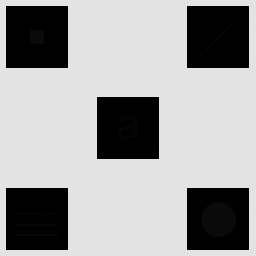
#> input picture Imagen_con_detalles_escondidos.tif, 256 x 256 px, given in place of examen_2.png, which was not available
$ python juana.py
#> lines starting #> are read from the running program, lines starting #| are printed output that depends on the picture; after the words box and inside, x2 and y2 are one past the last pixel; in counts of white or black regions, pixels touching at a corner belong together; pictures that were not available may be replaced by others from this repository, and a replacement may not be noted
# EJERCICIO 2
import cv2
import numpy as np
import os
import matplotlib.pyplot as plt
from matplotlib.patches import Rectangle

"""IDENTIFICA CADA CUADRADO Y LO GENERA COMO IMAGEN"""
# Función auxiliar para mostrar imágenes
def show_image(title, image, cmap='gray'):
    plt.figure(figsize=(10, 10))
    if cmap == 'gray':
        plt.imshow(image, cmap=cmap)
    else:
        plt.imshow(cv2.cvtColor(image, cv2.COLOR_BGR2RGB))
    plt.title(title)
    plt.axis('off')
    plt.show()

# Cargar la imagen del examen en escala de grises
image = cv2.imread('C:/Users/morena/Desktop/FACULTAD/PDI/examenes/examen_2.png', cv2.IMREAD_GRAYSCALE)
#> image is the input picture: shape (256, 256); min 0, max 228, mean 160.7

# Aplicar desenfoque para reducir ruido
blurred = cv2.GaussianBlur(image, (7, 7), 0)

# Detectar bordes con Canny
edges = cv2.Canny(blurred, threshold1=20, threshold2=80)
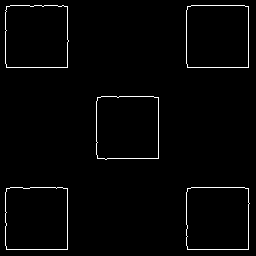
#> edges: shape (256, 256); 1.9% white in thin lines or dots

# Umbralizar la imagen usando Otsu y umbralización adaptativa
_, thresh_otsu = cv2.threshold(edges, 0, 255, cv2.THRESH_BINARY + cv2.THRESH_OTSU)
thresh_adaptive = cv2.adaptiveThreshold(edges, 255, cv2.ADAPTIVE_THRESH_GAUSSIAN_C, cv2.THRESH_BINARY_INV, 11, 2)
#> thresh_adaptive: shape (256, 256); 18.2% white; 5 white regions, box (x1, y1, x2, y2) and area: (181, 0, 254, 73) 2391, (181, 182, 254, 255) 2387, (91, 91, 164, 164) 2385, (0, 182, 73, 255) 2380, (0, 0, 73, 73) 2377

# Mostrar bordes y las imágenes umbralizadas
show_image('Bordes Detectados', edges)
show_image('Imagen Umbralizada Otsu', thresh_otsu)
show_image('Imagen Umbralizada Adaptativa', thresh_adaptive)

# Aplicar dilatación y erosión para resaltar los contornos
kernel = np.ones((3, 3), np.uint8)
dilated = cv2.dilate(thresh_adaptive, kernel, iterations=2)
#> dilated: shape (256, 256); 26.8% white; 5 white regions, box (x1, y1, x2, y2) and area: (89, 89, 166, 166) 3625, (179, 180, 256, 256) 3567, (179, 0, 256, 75) 3505, (0, 180, 75, 256) 3443, (0, 0, 75, 75) 3392
eroded = cv2.erode(dilated, kernel, iterations=1)
#> eroded: shape (256, 256); 23.8% white; 5 white regions

# Encontrar contornos
contours_otsu, _ = cv2.findContours(thresh_otsu, cv2.RETR_TREE, cv2.CHAIN_APPROX_SIMPLE)
#> contours_otsu = 10 contours; largest, box (x1, y1, x2, y2) and area: (186, 5, 249, 68) 3829, (96, 96, 159, 160) 3827, (186, 5, 249, 68) 3827, (186, 187, 250, 250) 3825, (96, 96, 159, 160) 3825
contours_adaptive, _ = cv2.findContours(eroded, cv2.RETR_EXTERNAL, cv2.CHAIN_APPROX_SIMPLE)
#> contours_adaptive = 5 contours; box (x1, y1, x2, y2) and area: (180, 181, 256, 256) 5455, (180, 0, 256, 74) 5403, (90, 90, 165, 165) 5391, (0, 181, 74, 256) 5338, (0, 0, 74, 74) 5291

# Definir un tamaño mínimo de celda para evitar falsos positivos
bounding_boxes = []

# Filtrar contornos para las bounding boxes usando Otsu PARA BOX
for contour in contours_otsu:
    x, y, w, h = cv2.boundingRect(contour)
    box = (x, y, w, h)
    if box not in bounding_boxes:
        if ((241 > w > 5) and (126 > h > 121) and ((y > 180) or (y < 70))) or (x == 324 and y == 307 and w == 242 and h == 124):
            aspect_ratio = w / float(h)
            if aspect_ratio > 3.5:  # Asumimos que el encabezado es mucho más ancho que alto
                bounding_boxes.insert(0, (x, y, w, h))  # Insertar encabezado primero
            else:
                bounding_boxes.append((x, y, w, h))
    else:
        continue
#> this loop made 10 passes
#> (x, y, w, h) on passes 1 to 10: (186, 187, 64, 63), (186, 187, 64, 63), (5, 187, 63, 63), (5, 187, 63, 63), (96, 96, 63, 64), (96, 96, 63, 64), (186, 5, 63, 63), (186, 5, 63, 63), (5, 5, 64, 63), (5, 5, 64, 63)
#> after the loop, bounding_boxes = []

# Filtrar contornos para las bounding boxes usando el método adaptativo PARA ENCABEZADO
for contour in contours_adaptive:
    x, y, w, h = cv2.boundingRect(contour)
    if 10 < h < 40:
        aspect_ratio = w / float(h)
        if aspect_ratio > 3.5:  # Asumimos que el encabezado es mucho más ancho que alto
            bounding_boxes.insert(0, (x, y, w, h))  # Insertar encabezado primero
        else:
            bounding_boxes.append((x, y, w, h))
#> this loop made 5 passes
#> (x, y, w, h) on passes 1 to 5: (180, 181, 76, 75), (0, 181, 74, 75), (90, 90, 75, 75), (180, 0, 76, 74), (0, 0, 74, 74)

# Ordenar las bounding boxes por posición (primero por eje X, luego por eje Y)
bounding_boxes = sorted(bounding_boxes, key=lambda box: (box[0], box[1]))
print(bounding_boxes)

# Crear un directorio para guardar las imágenes de las bounding boxes
output_dir = 'bounding_boxes_combined_MORUUU'
os.makedirs(output_dir, exist_ok=True)

# Mostrar las bounding boxes en la imagen original
image_with_boxes = cv2.cvtColor(image, cv2.COLOR_GRAY2BGR)
for idx, (x, y, w, h) in enumerate(bounding_boxes):
    cv2.rectangle(image_with_boxes, (x, y), (x+w, y+h), (0, 255, 0), 2)

    # Extraer la región de interés (ROI)
    roi = image[y:y+h, x:x+w]

    # Generar el nombre del archivo
    if idx == 0:
        # Si es el primero, llamarlo "encabezado"
        roi_filename = os.path.join(output_dir, 'encabezado.png')
    else:
        # Las siguientes imágenes se llamarán "pregunta1", "pregunta2", etc.
        roi_filename = os.path.join(output_dir, f'pregunta{idx}.png')

    # Guardar la imagen de la ROI
    cv2.imwrite(roi_filename, roi)
    print(f'Imagen guardada: {roi_filename}')
#> this loop made 0 passes

# Mostrar la imagen con las bounding boxes
show_image('Bounding Boxes Detectadas', image_with_boxes)
print(f'Total de bounding boxes detectadas: {len(bounding_boxes)}')
#| Total de bounding boxes detectadas: 0


"""IDENTIFICAR LETRAS Y VALIDAR ENCABEZADO"""
# --- Cargar la imagen del examen ---------------------------------------------
img = cv2.imread('C:/Users/morena/Desktop/FACULTAD/PDI/bounding_boxes_combined_MORUUU/encabezado.png', cv2.IMREAD_GRAYSCALE)
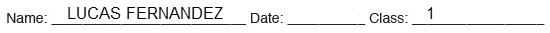
#> input picture bounding_boxes/encabezado.png, 550 x 33 px, found by its file name
#> img is the input picture: shape (33, 550); min 0, max 255, mean 237.9

# --- Preprocesamiento: Umbralización Adaptativa ------------------------------
img_bin = cv2.adaptiveThreshold(img, 255, cv2.ADAPTIVE_THRESH_GAUSSIAN_C, cv2.THRESH_BINARY_INV, 15, 3)
#> img_bin: shape (33, 550); 8.9% white in thin lines or dots, all inside (x1, y1, x2, y2) = (2, 7, 545, 32)

# Mostrar la imagen binarizada
plt.figure(), plt.imshow(img_bin, cmap='gray'), plt.title("Imagen Binarizada"), plt.show()

# --- Detección de renglones (filas con contenido) -----------------------------
img_row_zeros = img_bin.any(axis=1)
renglones_indxs = np.argwhere(np.diff(img_row_zeros))
#> renglones_indxs = [6, 22, 23, 24, 28, 31]
renglones_indxs[::2] += 1

# Filtro: renglones deben tener una altura mínima (ej. 10 píxeles)
min_renglon_height = 10
renglones = []
for i in range(0, len(renglones_indxs) - 1, 2):
    start, end = renglones_indxs[i][0], renglones_indxs[i + 1][0]
    if (end - start) >= min_renglon_height:
        renglones.append({"inicio": start, "fin": end, "img": img_bin[start:end, :]})
#> this loop made 3 passes
#> (start, end) on passes 1 to 2: (7, 22), (24, 24)
#> (i, start, end) on pass 3: (4, 29, 31)
#> after the loop, renglones = 1 item

print(len(renglones))
#| 1

# --- Detección de letras en las casillas detectadas ---------------------------
letras = []
for ir, renglon in enumerate(renglones):
    renglon_img = renglon["img"]

    # Detectar contornos dentro del renglón
    contours, _ = cv2.findContours(renglon_img, cv2.RETR_EXTERNAL, cv2.CHAIN_APPROX_SIMPLE)

    for contour in contours:
        x, y, w, h = cv2.boundingRect(contour)

        # Filtrar contornos muy pequeños que puedan ser ruido
        if w > 1 and h > 2:
            letra = {
                "renglón": ir + 1,
                "cord": [renglon["inicio"] + y, x, renglon["inicio"] + y + h, x + w],
                "info": (x, y, w, h),
            }
            letras.append(letra)
#> this loop made 1 pass
#> ir on pass 1: 0
#> after the loop, letras = 29 items

letras = sorted(letras, key=lambda letra: letra['info'][0])
print(letras)
#> (printed output is left out)
print(len(letras))
#| 29

name = []
date = []
clase = []

for letra in letras:
    if 50 < letra['info'][0] < 245:
        name.append(letra)
    elif 290 < letra['info'][0] < 364:
        date.append(letra)
    elif 411 < letra['info'][0] < 542:
        clase.append(letra)
#> this loop made 29 passes
#> after the loop, clase = 1 item; date = []; name = 14 items

print(len(name))
#| 14
print(len(date))
#| 0
print(len(clase))
#| 1

# --- Función para contar palabras en el nombre -------------------------------
def contar_palabras(name):
    palabras = 1  # Comenzamos con una palabra
    for i in range(1, len(name)):
        espacio = name[i]['info'][0] - name[i - 1]['info'][0]
        if espacio > 13:
            palabras += 1
    return palabras

# --- Validación del encabezado ------------------------------------------------
def validar_encabezado(name, date, clase):
    if len(name) <= 25 and contar_palabras(name) == 2:
        print("nombre BIEN")
    else:
        print("nombre MAL")

    if len(date) == 8:
        print("date BIEN")
    else:
        print("date MAL")

    if len(clase) == 1:
        print("class BIEN")
    else:
        print("class MAL")

# --- Visualización de las casillas detectadas en la imagen completa -----------
plt.figure(), plt.imshow(img, cmap='gray')
for l in letras:
    yi, xi, yf, xf = l["cord"]
    rect = Rectangle((xi, yi), xf - xi, yf - yi, linewidth=1, edgecolor='b', facecolor='none')
    plt.gca().add_patch(rect)
#> this loop made 29 passes
#> (yi, xi, yf, xf) on passes 1 to 12: (13, 7, 22, 16), (15, 17, 22, 23), (15, 25, 22, 35), (15, 36, 22, 43), (7, 68, 19, 76), (7, 77, 19, 86), (7, 88, 19, 98), (7, 99, 19, 110), (7, 111, 19, 121), (7, 127, 19, 135), (7, 137, 19, 147), (7, 148, 19, 158)

plt.title("Casillas Detectadas")
plt.show()
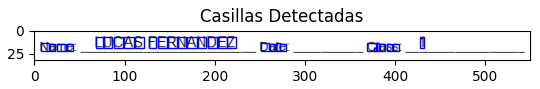
#> figure drawn by matplotlib, 1 panel

validar_encabezado(name, date, clase)
#> the loop in contar_palabras, `for i in range(1, len(name)):` made 13 passes
#> (espacio, palabras) on pass 5: (16, 2)
#> espacio on passes 1, 2, 3, 4, 6, 7: 9, 11, 11, 12, 10, 11
#> after the loop in contar_palabras, `for i in range(1, len(name)):`: palabras = 2


"""AGARRA TODOS LOS EXAMENES, GENERA LAS IMAGENES Y DETECTA LETRAS DE ENCABEZADO""" #1 y 5 no funcionan
# Función auxiliar para mostrar imágenes
def show_image(title, image, cmap='gray'):
    plt.figure(figsize=(10, 10))
    plt.imshow(image, cmap=cmap)
    plt.title(title)
    plt.axis('off')
    plt.show()

# Función para procesar un examen
def process_exam(exam_file, output_dir):
    # Cargar la imagen del examen en escala de grises
#> called with output_dir = 'IMAGENES_POR_EXAMEN/examen_1_output'
    image = cv2.imread(exam_file, cv2.IMREAD_GRAYSCALE)
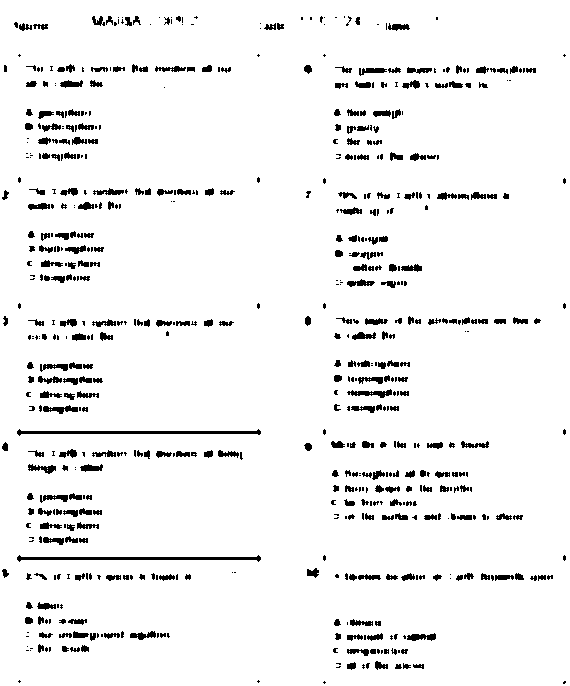
#> input picture imagen_procesada.png, 570 x 686 px, given in place of examen_1.png, which was not available
#> image: shape (686, 570); 94.5% white; 622 black regions (293 under 20 px), largest, box (x1, y1, x2, y2) and area: (17, 555, 261, 562) 748, (17, 429, 261, 436) 746, (347, 389, 392, 398) 198

    # Aplicar desenfoque para reducir ruido
    blurred = cv2.GaussianBlur(image, (7, 7), 0)
#> blurred: shape (686, 570)

    # Detectar bordes con Canny
    edges = cv2.Canny(blurred, threshold1=20, threshold2=80)
#> edges: shape (686, 570); 3.6% white in thin lines or dots

    # Umbralizar la imagen usando Otsu
    _, thresh_otsu = cv2.threshold(edges, 0, 255, cv2.THRESH_BINARY + cv2.THRESH_OTSU)
    thresh_adaptive = cv2.adaptiveThreshold(edges, 255, cv2.ADAPTIVE_THRESH_GAUSSIAN_C,
                                            cv2.THRESH_BINARY_INV, 11, 2)
#> thresh_adaptive: shape (686, 570); 23.3% white; 122 white regions (52 under 20 px), largest, box (x1, y1, x2, y2) and area: (326, 465, 528, 525) 7117, (330, 61, 541, 94) 4705, (12, 173, 239, 215) 4130

    # Aplicar dilatación y erosión para resaltar los contornos
    kernel = np.ones((3, 3), np.uint8)
    dilated = cv2.dilate(thresh_adaptive, kernel, iterations=2)
#> dilated: shape (686, 570); 34.1% white; 40 white regions, largest, box (x1, y1, x2, y2) and area: (0, 486, 268, 588) 13619, (0, 423, 268, 481) 10914, (324, 463, 530, 527) 9894
    eroded = cv2.erode(dilated, kernel, iterations=1)
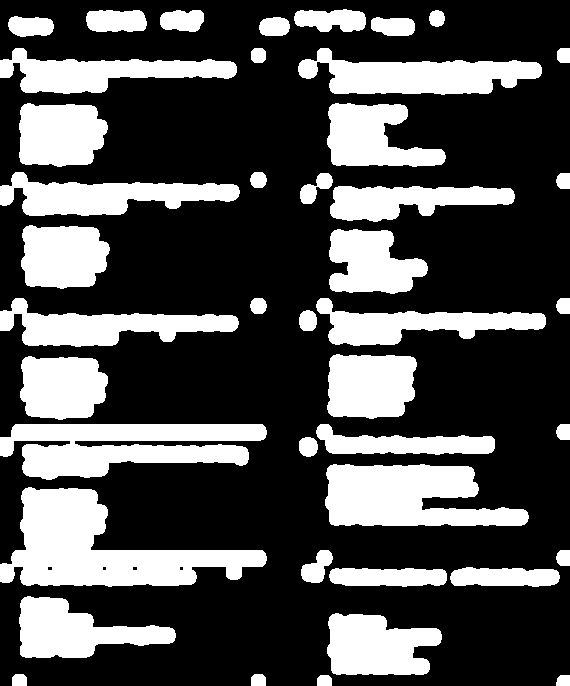
#> eroded: shape (686, 570); 30.8% white; 43 white regions

    # Encontrar contornos
    contours_otsu, _ = cv2.findContours(thresh_otsu, cv2.RETR_TREE, cv2.CHAIN_APPROX_SIMPLE)
#> contours_otsu = 728 contours, 294 with area under 20; largest, box (x1, y1, x2, y2) and area: (17, 555, 261, 562) 976, (17, 429, 261, 436) 975, (17, 556, 261, 561) 970, (17, 430, 261, 435) 970, (58, 631, 125, 641) 302
    contours_adaptive, _ = cv2.findContours(eroded, cv2.RETR_EXTERNAL, cv2.CHAIN_APPROX_SIMPLE)
#> contours_adaptive = 43 contours; largest, box (x1, y1, x2, y2) and area: (0, 487, 267, 587) 12362, (0, 424, 267, 480) 9220, (325, 464, 529, 526) 8880, (298, 48, 542, 95) 6389, (0, 172, 240, 216) 5500

    # Definir un tamaño mínimo de celda para evitar falsos positivos
    min_width, min_height = 10, 15
    bounding_boxes = []

    # Filtrar contornos para las bounding boxes usando Otsu PARA BOX
    for contour in contours_otsu:
        x, y, w, h = cv2.boundingRect(contour)
        box = (x, y, w, h)
        if box not in bounding_boxes:
            if ((241 > w > 5) and (126 > h > 121) and ((y > 180) or (y < 70))) or (x == 324 and y == 307 and w == 242 and h == 124):
                aspect_ratio = w / float(h)
                if aspect_ratio > 3.5:  # Asumimos que el encabezado es mucho más ancho que alto
                    bounding_boxes.insert(0, (x, y, w, h))  # Insertar encabezado primero
                else:
                    bounding_boxes.append((x, y, w, h))
        else:
            continue
#> this loop made 728 passes
#> (x, y, w, h) on passes 1, 3, 4: (562, 680, 5, 6), (322, 680, 5, 5), (322, 680, 5, 4)
#> after the loop, bounding_boxes = []

    # Filtrar contornos para las bounding boxes usando el método adaptativo PARA ENCABEZADO
    for contour in contours_adaptive:
        x, y, w, h = cv2.boundingRect(contour)
        if 10 < h < 40:
            aspect_ratio = w / float(h)
            if aspect_ratio > 3.5:  # Asumimos que el encabezado es mucho más ancho que alto
                bounding_boxes.insert(0, (x, y, w, h))  # Insertar encabezado primero
            else:
                bounding_boxes.append((x, y, w, h))
#> this loop made 43 passes
#> (x, y, w, h, aspect_ratio) on passes 1, 2, 3, 4, 7, 8, 9, 10, 13, 14, 15, 19: (556, 675, 14, 11, 1.27), (317, 675, 15, 11, 1.36), (251, 674, 15, 12, 1.25), (12, 674, 15, 12, 1.25), (329, 568, 118, 19, 6.21), (450, 567, 110, 20, 5.5), (556, 550, 14, 16, 0.875), (301, 550, 32, 33, 0.97), (299, 437, 19, 20, 0.95), (556, 424, 14, 16, 0.875), (316, 424, 179, 31, 5.77), (299, 310, 18, 21, 0.857)
#> (x, y, w, h) on passes 5, 6, 11, 12, 16, 17: (327, 613, 115, 62), (19, 596, 157, 62), (0, 487, 267, 100), (325, 464, 204, 62), (0, 424, 267, 56), (20, 356, 88, 64)

    # Ordenar y eliminar duplicados
    bounding_boxes = sorted(set(bounding_boxes), key=lambda box: (box[1], box[0]))

    # Crear un directorio para guardar las imágenes de las bounding boxes
    os.makedirs(output_dir, exist_ok=True)

    # Mostrar las bounding boxes en la imagen original
    image_with_boxes = cv2.cvtColor(image, cv2.COLOR_GRAY2BGR)
#> image_with_boxes is the input picture: shape (686, 570, 3); 94.5% white; 622 black regions (293 under 20 px), largest, box (x1, y1, x2, y2) and area: (17, 555, 261, 562) 748, (17, 429, 261, 436) 746, (347, 389, 392, 398) 198
    for idx, (x, y, w, h) in enumerate(bounding_boxes):
        cv2.rectangle(image_with_boxes, (x, y), (x+w, y+h), (0, 255, 0), 2)

        # Extraer la región de interés (ROI)
        roi = image[y:y+h, x:x+w]

        # Guardar la imagen de la ROI
        roi_filename = os.path.join(output_dir, f'bounding_box_{idx+1}.png')
        cv2.imwrite(roi_filename, roi)
        print(f'Imagen guardada: {roi_filename}')
#> this loop made 27 passes
#> (x, y, w, h) on passes 1 to 12: (294, 9, 72, 23), (86, 10, 61, 22), (160, 10, 44, 22), (429, 10, 16, 17), (8, 16, 46, 21), (259, 17, 31, 19), (371, 17, 44, 19), (251, 48, 15, 15), (557, 48, 13, 15), (250, 172, 17, 16), (300, 173, 33, 31), (556, 173, 14, 16)
#| Imagen guardada: IMAGENES_POR_EXAMEN/examen_1_output/bounding_box_1.png
#| Imagen guardada: IMAGENES_POR_EXAMEN/examen_1_output/bounding_box_2.png
#| Imagen guardada: IMAGENES_POR_EXAMEN/examen_1_output/bounding_box_3.png
#| Imagen guardada: IMAGENES_POR_EXAMEN/examen_1_output/bounding_box_4.png
#| Imagen guardada: IMAGENES_POR_EXAMEN/examen_1_output/bounding_box_5.png
#| Imagen guardada: IMAGENES_POR_EXAMEN/examen_1_output/bounding_box_6.png
#| Imagen guardada: IMAGENES_POR_EXAMEN/examen_1_output/bounding_box_7.png
#| Imagen guardada: IMAGENES_POR_EXAMEN/examen_1_output/bounding_box_8.png
#> (further printed lines are left out)
#> pass 1, in process_exam, `roi = image[y:y+h, x:x+w]`:
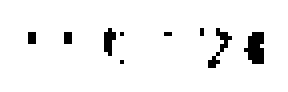
#> roi: shape (23, 72) (shown 4 times larger); 95.2% white; black in thin lines or dots, all inside (x1, y1, x2, y2) = (7, 7, 66, 17)
#> after the loop:
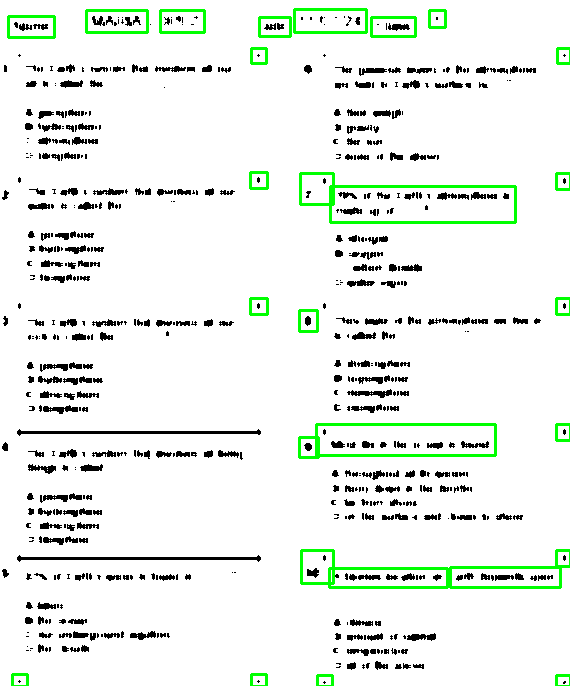
#> image_with_boxes: shape (686, 570, 3); 2.49% of pixels changed, all inside (x1, y1, x2, y2) = (7, 8, 570, 686)

    # Mostrar la imagen con las bounding boxes
    show_image('Bounding Boxes Detectadas', image_with_boxes)

    # Identificar letras en el encabezado
    img = cv2.imread(os.path.join(output_dir, 'bounding_box_1.png'), cv2.IMREAD_GRAYSCALE)
    img_bin = cv2.adaptiveThreshold(img, 255, cv2.ADAPTIVE_THRESH_GAUSSIAN_C,
                                     cv2.THRESH_BINARY_INV, 15, 3)

    # Detección de renglones
    img_row_zeros = img_bin.any(axis=1)
    renglones_indxs = np.argwhere(np.diff(img_row_zeros))
    renglones_indxs[::2] += 1

    # Filtrar renglones
    min_renglon_height = 10
    renglones = []
    for i in range(0, len(renglones_indxs) - 1, 2):
        start, end = renglones_indxs[i][0], renglones_indxs[i + 1][0]
        if (end - start) >= min_renglon_height:
            renglones.append({"inicio": start, "fin": end, "img": img_bin[start:end, :]})
#> this loop made 1 pass

    # Detección de casillas
    respuestas = []
    for ir, renglon in enumerate(renglones):
        renglon_img = renglon["img"]
        contours, _ = cv2.findContours(renglon_img, cv2.RETR_EXTERNAL, cv2.CHAIN_APPROX_SIMPLE)

        for ic, contour in enumerate(contours):
            x, y, w, h = cv2.boundingRect(contour)
            if w > 1 and h > 2:
                respuestas.append({
                    "renglón": ir + 1,
                    "casilla": ic + 1,
                    "cord": [renglon["inicio"] + y, x, renglon["inicio"] + y + h, x + w]
                })

    # Visualización de las casillas detectadas en la imagen completa
    plt.figure(), plt.imshow(img, cmap='gray')
    for resp in respuestas:
        yi, xi, yf, xf = resp["cord"]
        rect = Rectangle((xi, yi), xf - xi, yf - yi, linewidth=1, edgecolor='b', facecolor='none')
        plt.gca().add_patch(rect)

    plt.title("Casillas Detectadas")
    plt.show()

# Listar todos los exámenes
exams = ['examen_1.png', 'examen_2.png', 'examen_3.png', 'examen_4.png', 'examen_5.png']
output_base_dir = 'IMAGENES_POR_EXAMEN'

# Procesar cada examen
for exam in exams:
    exam_path = f'C:/Users/morena/Desktop/FACULTAD/PDI/examenes/{exam}'
    output_dir = os.path.join(output_base_dir, f'{os.path.splitext(exam)[0]}_output')
#> (the run stopped early here; a loop or call above may not have finished)
